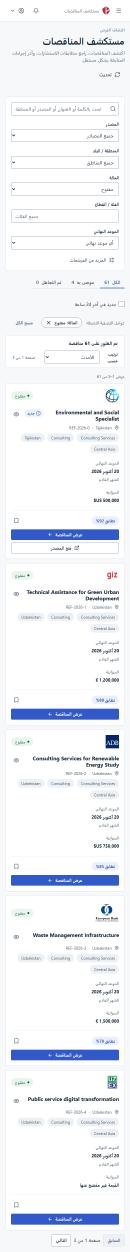
#> input picture docs/audits/s14_2/browser/explorer-ar-390.png, 390 x 3755 px, given in place of ChatGPT Image Sep 19, 2026, 07_59_46 PM.png, which was not available (shown at 1/3 size)
$ python s14-2-budget-visual-compare.py
#> lines starting #> are read from the running program, lines starting #| are printed output that depends on the picture; pictures that were not available may be replaced by others from this repository, and a replacement may not be noted
#!/usr/bin/env python3
"""Pair the supplied budget/logo mockup with the final Explorer browser render."""

from pathlib import Path

from PIL import Image, ImageDraw


ROOT = Path(__file__).resolve().parents[2]
SOURCE = Path("/mnt/d/Downloads/ChatGPT Image Sep 19, 2026, 07_59_46 PM.png")
RENDER = ROOT / "docs/audits/s14_2/browser/explorer-en-1440.png"
OUTPUT = ROOT / "docs/audits/s14_2/budget-logo-comparison.png"
FOCUS = ROOT / "docs/audits/s14_2/budget-logo-first-row.png"


def main() -> None:
    source = Image.open(SOURCE).convert("RGB")
#> source is the input picture: PIL image 390x3755 RGB; mean R, G, B 239.5, 242.1, 247.2
    render = Image.open(RENDER).convert("RGB")
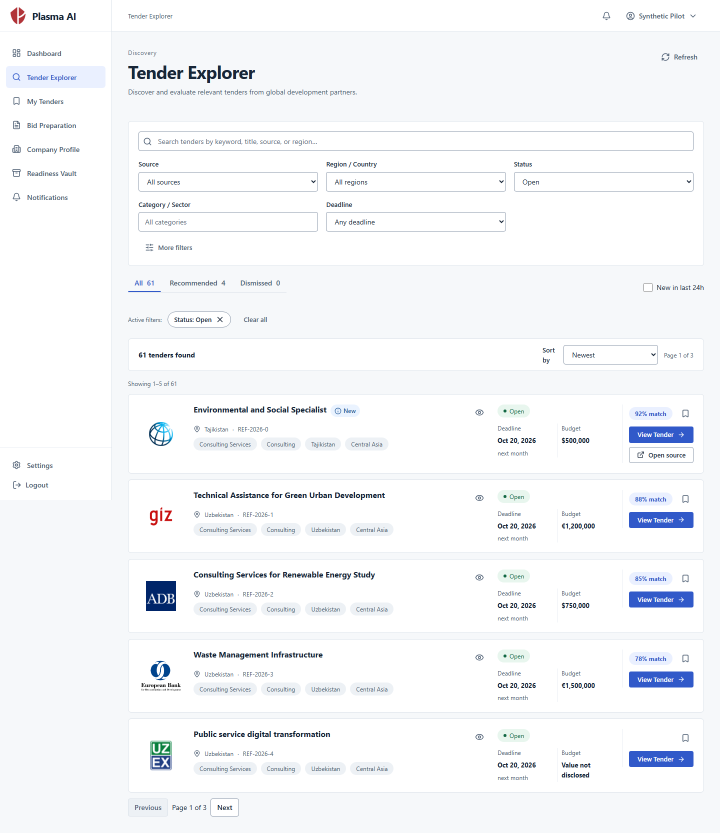
#> input picture docs/audits/s14_2/browser/explorer-en-1440.png, 1440 x 1665 px (shown at 1/2 size)
#> render is the input picture: PIL image 1440x1665 RGB; mean R, G, B 245.3, 246.9, 249.2
    normalized = render.copy()
    normalized.thumbnail((source.width, 2200), Image.Resampling.LANCZOS)
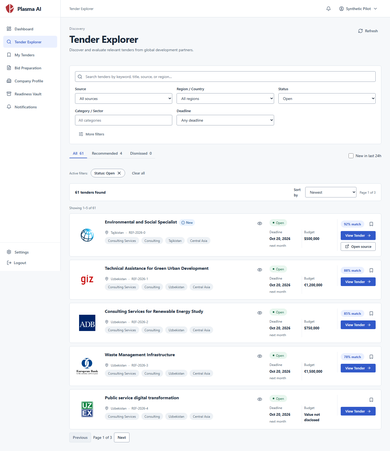
#> normalized: PIL image 390x451 RGB; mean R, G, B 245, 246.6, 249

    full = Image.new("RGB", (source.width * 2, max(source.height, normalized.height) + 36), "white")
#> full: PIL image 780x3791 RGB; every value is 255
    full.paste(source, (0, 36))
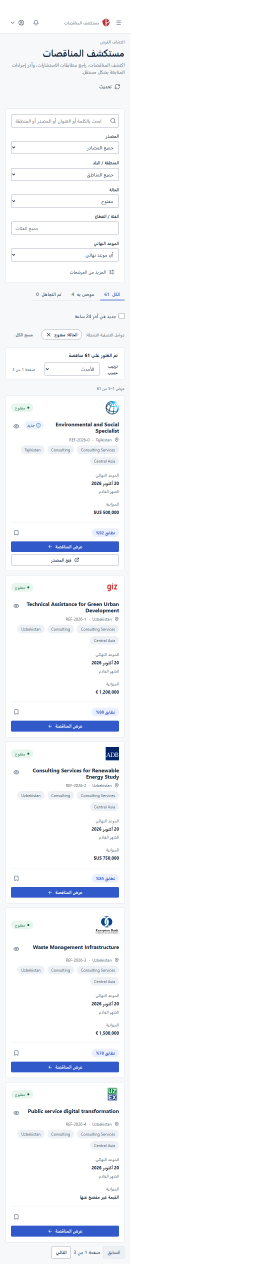
#> full: PIL image 780x3791 RGB (shown at 1/3 size); mean R, G, B 247.3, 248.6, 251.2
    full.paste(normalized, (source.width, 36))
    labels = ImageDraw.Draw(full)
    labels.text((12, 12), "SUPPLIED BUDGET/LOGO MOCKUP", fill="#182638")
    labels.text((source.width + 12, 12), "EXPLORER BROWSER RENDER (fixture data)", fill="#182638")
    OUTPUT.parent.mkdir(parents=True, exist_ok=True)
    full.save(OUTPUT)
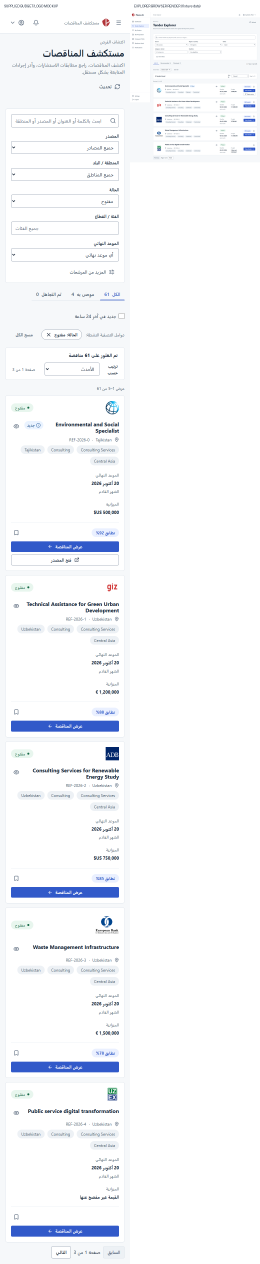
#> saved as budget-logo-comparison.png: PIL image 780x3791 RGB (shown at 1/3 size); mean R, G, B 246.7, 248, 250.7

    source_row = source.crop((218, 442, 1288, 570))
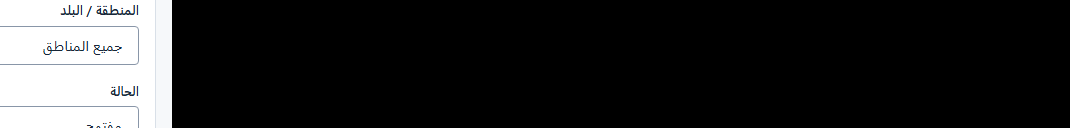
#> source_row: PIL image 1070x128 RGB; mean R, G, B 39.5, 39.6, 39.8
    render_row = render.crop((256, 789, 1408, 948))
    render_row = render_row.resize(
        (source_row.width, round(render_row.height * source_row.width / render_row.width)),
        Image.Resampling.LANCZOS,
    )
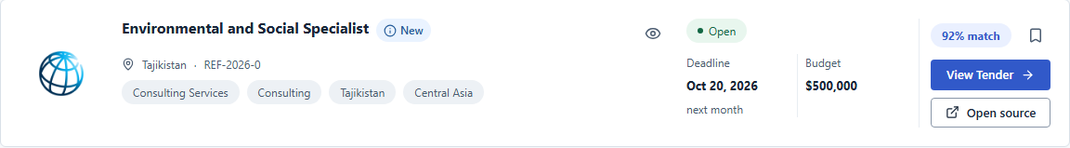
#> render_row: PIL image 1070x148 RGB; mean R, G, B 242.5, 244.8, 248.4
    first_row = Image.new("RGB", (source_row.width * 2, max(source_row.height, render_row.height) + 36), "white")
#> first_row: PIL image 2140x184 RGB; every value is 255
    first_row.paste(source_row, (0, 36))
    first_row.paste(render_row, (source_row.width, 36))
    labels = ImageDraw.Draw(first_row)
    labels.text((12, 12), "MOCKUP: FIRST RESULT", fill="#182638")
    labels.text((source_row.width + 12, 12), "RENDER: FIRST RESULT", fill="#182638")
    first_row.save(FOCUS)
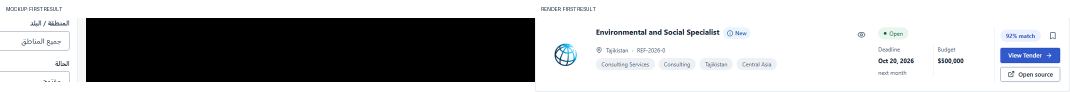
#> saved as budget-logo-first-row.png: PIL image 2140x184 RGB (shown at 1/2 size); mean R, G, B 174.7, 175.7, 177.2


if __name__ == "__main__":
    main()
